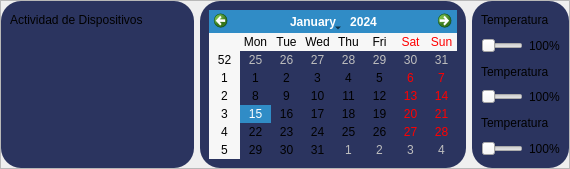
        <widget class="QFrame" name="frame_5">
         <property name="frameShape">
          <enum>QFrame::Shape::StyledPanel</enum>
         </property>
         <property name="frameShadow">
          <enum>QFrame::Shadow::Raised</enum>
         </property>
         <layout class="QHBoxLayout" name="horizontalLayout_3" stretch="2,1,1">
          <property name="leftMargin">
           <number>0</number>
          </property>
          <property name="topMargin">
           <number>0</number>
          </property>
          <property name="rightMargin">
           <number>0</number>
          </property>
          <property name="bottomMargin">
           <number>0</number>
          </property>
          <item>
           <widget class="QFrame" name="frame_12">
            <property name="styleSheet">
             <string notr="true">QFrame{
	background-color: rgb(43, 52, 95);
	border-radius: 20px;
}</string>
            </property>
            <property name="frameShape">
             <enum>QFrame::Shape::StyledPanel</enum>
            </property>
            <property name="frameShadow">
             <enum>QFrame::Shadow::Raised</enum>
            </property>
            <layout class="QVBoxLayout" name="verticalLayout_5" stretch="2,1">
             <item>
              <widget class="QLabel" name="label_9">
               <property name="maximumSize">
                <size>
                 <width>16777215</width>
                 <height>20</height>
                </size>
               </property>
               <property name="text">
                <string>Actividad de Dispositivos</string>
               </property>
              </widget>
             </item>
             <item>
              <widget class="QWidget" name="widget" native="true"/>
             </item>
            </layout>
           </widget>
          </item>
          <item>
           <widget class="QFrame" name="frame_11">
            <property name="styleSheet">
             <string notr="true">QFrame{
	background-color: rgb(43, 52, 95);
	border-radius: 20px;
}</string>
            </property>
            <property name="frameShape">
             <enum>QFrame::Shape::StyledPanel</enum>
            </property>
            <property name="frameShadow">
             <enum>QFrame::Shadow::Raised</enum>
            </property>
            <layout class="QVBoxLayout" name="verticalLayout_14">
             <item>
              <widget class="QCalendarWidget" name="calendarWidget">
               <property name="enabled">
                <bool>true</bool>
               </property>
               <property name="styleSheet">
                <string notr="true">QCalendarWidget{
		background-color: #2335f;
		color: white;
		border: 1px solid #76b9c6;
		border-radius: 5 px;
}

QCalendarWidget QWidget{
		alternate-background-color: #2335f;
		
}

QCalendarWidget QWidget{
		background-color: #2335f;
		color:white;
		
}

QCalendarWidget QToolButton{
		background-color: #2335f;
		color:white;
		icon-size: 20 px;
		font-weight: bold;
}

QCalendarWidget QSpinBox{
		background-color: #2335f;
		color:white;
		selection-background-color: #2335f;
		selection-color: white;
		border:none;
		border-radius: 0px;
		padding: 3px;
}

QCalendarWidget QToolButton:hover{
		background-color: #3a4380;
}

QCalendarWidget QToolButton:menu-button{
		width:0px;
}

QCalendarWidget QMenu{
		background-color: #2335f;
		color:white;
		border: 1px solid #76b9c6;
}

QCalendarWidget QTableView{
		background-color: #2335f;
		alterante-background-color: #2335f;
		gridline-color:76b9c6;
		selection-background-color: #2335f;
		selection-color: white;
		}

QCalendarWidget QTableView:item:selected{
		background-color: transparent;
		border:2px solid #9147eb;
		border-radius: 12px;
}

QCalendarWidget QTableView:item:hover{
		background-color: 3a4380;
		border-radius: 12px;
}

QCalendarWidget QAbstractItemView:enabled{
		color:white;
		selection-background-color: transparent;
		selection-color: white;
		font-weight:bold;
}

QCalendarWidget QAbstractItemView:disabled{
		color:76b9c6;
}

QCalendarWidget QToolButton#qt_calendar_prevmonth:{
		qproperty-icon: url(assets\images\chevron-left.svg);
		width:20px;
		heigth:20px;
}

QCalendarWidget QToolButton#qt_calendar_nextmonth:{
		qproperty-icon: url(./assets/images/chevron-right.svg);
		width:20px;
		heigth:20px;
}


</string>
               </property>
              </widget>
             </item>
            </layout>
           </widget>
          </item>
          <item>
           <widget class="QFrame" name="frame_13">
            <property name="minimumSize">
             <size>
              <width>20</width>
              <height>0</height>
             </size>
            </property>
            <property name="styleSheet">
             <string notr="true">QFrame{
	background-color: rgb(43, 52, 95);
	border-radius: 20px;
}</string>
            </property>
            <property name="frameShape">
             <enum>QFrame::Shape::StyledPanel</enum>
            </property>
            <property name="frameShadow">
             <enum>QFrame::Shadow::Raised</enum>
            </property>
            <layout class="QVBoxLayout" name="verticalLayout_15">
             <item>
              <widget class="QLabel" name="label_11">
               <property name="maximumSize">
                <size>
                 <width>16777215</width>
                 <height>20</height>
                </size>
               </property>
               <property name="text">
                <string>Temperatura</string>
               </property>
              </widget>
             </item>
             <item>
              <layout class="QHBoxLayout" name="horizontalLayout_11">
               <item>
                <widget class="QSlider" name="horizontalSlider">
                 <property name="orientation">
                  <enum>Qt::Orientation::Horizontal</enum>
                 </property>
                </widget>
               </item>
               <item>
                <widget class="QLabel" name="label_12">
                 <property name="text">
                  <string>100%</string>
                 </property>
                </widget>
               </item>
              </layout>
             </item>
             <item>
              <widget class="QLabel" name="label_27">
               <property name="maximumSize">
                <size>
                 <width>16777215</width>
                 <height>20</height>
                </size>
               </property>
               <property name="text">
                <string>Temperatura</string>
               </property>
              </widget>
             </item>
             <item>
              <layout class="QHBoxLayout" name="horizontalLayout_12">
               <item>
                <widget class="QSlider" name="horizontalSlider_2">
                 <property name="orientation">
                  <enum>Qt::Orientation::Horizontal</enum>
                 </property>
                </widget>
               </item>
               <item>
                <widget class="QLabel" name="label_28">
                 <property name="text">
                  <string>100%</string>
                 </property>
                </widget>
               </item>
              </layout>
             </item>
             <item>
              <widget class="QLabel" name="label_29">
               <property name="maximumSize">
                <size>
                 <width>16777215</width>
                 <height>20</height>
                </size>
               </property>
               <property name="text">
                <string>Temperatura</string>
               </property>
              </widget>
             </item>
             <item>
              <layout class="QHBoxLayout" name="horizontalLayout_13">
               <item>
                <widget class="QSlider" name="horizontalSlider_3">
                 <property name="orientation">
                  <enum>Qt::Orientation::Horizontal</enum>
                 </property>
                </widget>
               </item>
               <item>
                <widget class="QLabel" name="label_30">
                 <property name="text">
                  <string>100%</string>
                 </property>
                </widget>
               </item>
              </layout>
             </item>
            </layout>
           </widget>
          </item>
         </layout>
        </widget>
